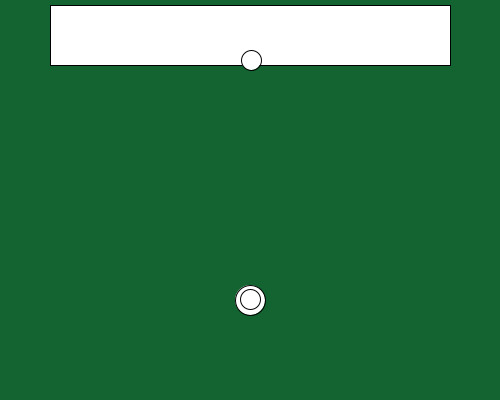
Frame 1 (no input)
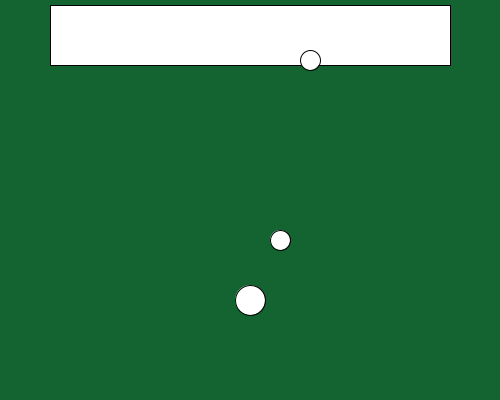
Frame 60 (the mouse pressed at the canvas centre just before this capture)
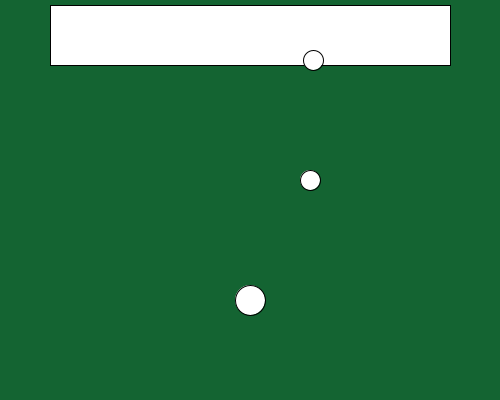
Frame 120 (the mouse held since frame 60 and released just before this capture)

The Processing sketch that drew these frames (run headless with seeded random() and noise(); from frame 60 on, the mouse is pressed at the canvas centre):

// Processing sketch: processing_139776
// ── processing_139776.pde

//Made by Emma Wexler for BPIM:2, G Block 4/13/14
// program to have soccer ball shoot to different spots 
//and goalie randomly choose to dive to different spots
//simulates a PK, if the goalie saves it screen turns red 
//some of the starting code came from http://www.learningprocessing.com/examples/chapter-10/example-10-2/
//Thanks to Ms. Freed, Heidi and Dalton for help and inspiration 
//the programm still needs a lot of work, I would like to have it reset with a button, have the program interact with the user,
//have the ball shoot to both sides of the goal, have the goalie respond to the shot instead of guessing (however many goalkeeper do guess on PKs)
// video for inspiration http://www.youtube.com/watch?v=SzhdaByUiWU

Ball ball1; //introduces objects 
Ball ball2; 


void setup() {
   size(500,400); 
   
 ball1 = new Ball(250,300); //starting positions for ball/goalkeeper 
 ball2 = new Ball(250, 65); 

  
}

void draw() {
  
 field(); 
 ball1.shoot(); //call shooting function for shooting ball
 ball2.keep(); //call goalkeeping function for keeper
 
if (ball1.x - ball2.x < 0.01 && ball1.y - ball2.y < 0.01) {
  background(200, 30, 50); //if they are in the same place that's a save and turns red
  
}

  
 
}

void field() { //have one function to set the background 
  background(20,100,50);
  rect(50,5, 400, 60);
 
  ellipse(250, 300, 30, 30); 
}


//The class of objects for the striker/keeper (although both represented as soccer balls)
class Ball {
  float x; 
  int y; 
  float theta; 
 float side ; 

 
  
  Ball(int posx, int posy) {
    x = posx;
    y = posy; 
   
   int i = int(random(0,4)); 
  
   float[] angles = { 0, 15, 30, 45, 60}; 
   float[] sines = { 0, 0.2588 , 0.5 , 0.707, 0.866 }; 
   theta = angles [i] ;
   
   side = sines[i] ; 

    println(theta);
    
 
    
  }
  
  void shoot() { //shooting function
  if (y > 60){
   y -= 1; 
   x = x + side; 
  ellipse(x, y, 20, 20);
 }  
    
   
  }
  
  
  void keep() { //keeping function 
   if (x < (250 + 240*side))  {
     x += 1;
   }
   
ellipse(x, 60, 20 , 20) ;

  }
  
 
  
}
